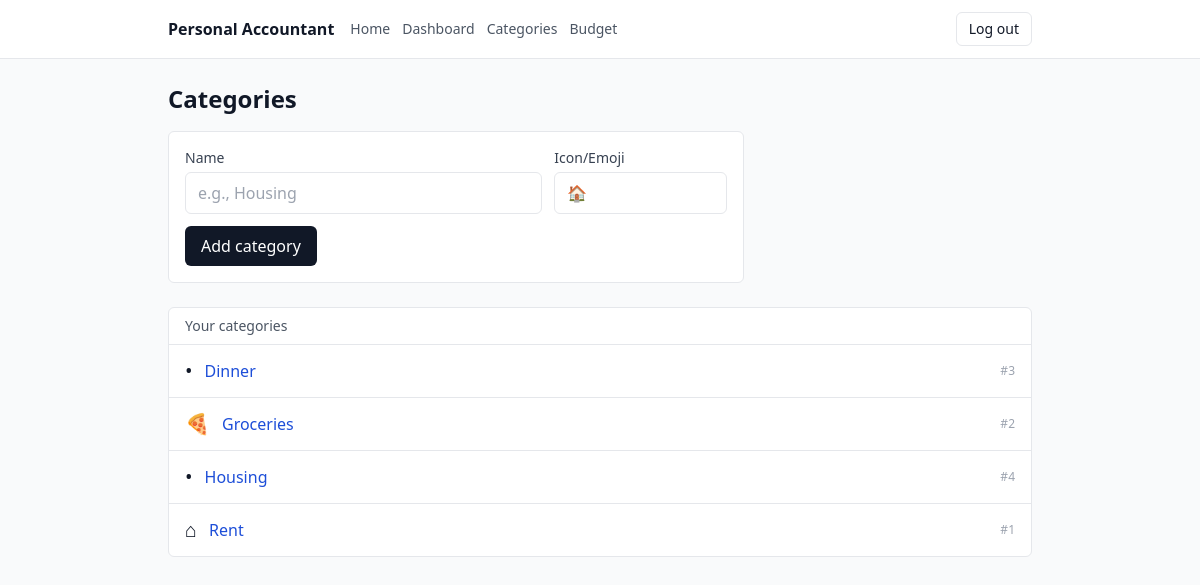
/categories (signed in), run on the app's committed database.
### app/models.py (models this page shows)
class Category(SQLModel, table=True):
    __table_args__ = (
        UniqueConstraint("user_id", "name", name="uq_category_user_name"),
    )
    id: int | None = Field(default=None, primary_key=True)
    user_id: int = Field(foreign_key="user.id", index=True)
    name: str
    icon: str | None = None  # emoji or icon key
    created_at: datetime = Field(default_factory=datetime.utcnow)

### app/routes/categories.py (the view)
@router.get("/categories", response_class=HTMLResponse)
def list_categories(
    request: Request,
    db: Session = Depends(get_session),
    uid: int | None = Depends(current_user_id),
):
    if not uid:
        return RedirectResponse(url="/login", status_code=303)
    cats = db.exec(select(Category).where(Category.user_id == uid).order_by(Category.name)).all()
    return templates.TemplateResponse(
        "categories.html",
        {"request": request, "title": "Categories", "user_id": uid, "categories": cats, "error": None},
    )

### templates/categories.html (shortened to what this page needs)
{% extends "_base.html" %}
{% block content %}
  <div class="flex items-center justify-between mb-4">
    <h1 class="text-2xl font-semibold">Categories</h1>
  </div>
  <form method="post" action="/categories" class="mb-6 grid gap-3 max-w-xl rounded-md border bg-white p-4">
    <div class="grid grid-cols-1 sm:grid-cols-3 gap-3">
      <div class="sm:col-span-2">
        <label class="block text-sm text-gray-700">Name</label>
        <input name="name" required class="mt-1 w-full rounded-md border px-3 py-2" placeholder="e.g., Housing" />
      </div>
      <div>
        <label class="block text-sm text-gray-700">Icon/Emoji</label>
        <input name="icon" class="mt-1 w-full rounded-md border px-3 py-2" placeholder="🏠" />
      </div>
    </div>
    <button class="justify-self-start rounded-md bg-gray-900 px-4 py-2 text-white hover:bg-black">
      Add category
    </button>
  </form>
  <div class="rounded-md border bg-white">
    <div class="border-b px-4 py-2 text-sm text-gray-600">Your categories</div>
    {% if categories|length == 0 %}
      <div class="px-4 py-4 text-sm text-gray-600">No categories yet.</div>
    {% else %}
      <ul class="divide-y">
        {% for c in categories %}
          <li class="px-4 py-3 flex items-center justify-between">
            <div class="flex items-center gap-3">
              <span class="text-xl">{{ c.icon or "•" }}</span>
              <a class="font-medium text-blue-700 hover:underline" href="/categories/{{ c.id }}">
                {{ c.name }}
              </a>
            </div>
            <span class="text-xs text-gray-400">#{{ c.id }}</span>
          </li>
        {% endfor %}
      </ul>
    {% endif %}
  </div>
{% endblock %}

### data on the page
Category: icon "•", name "Dinner", id "3"
Category: icon "🍕", name "Groceries", id "2"
Category: icon "•", name "Housing", id "4"
Category: icon "⌂", name "Rent", id "1"
